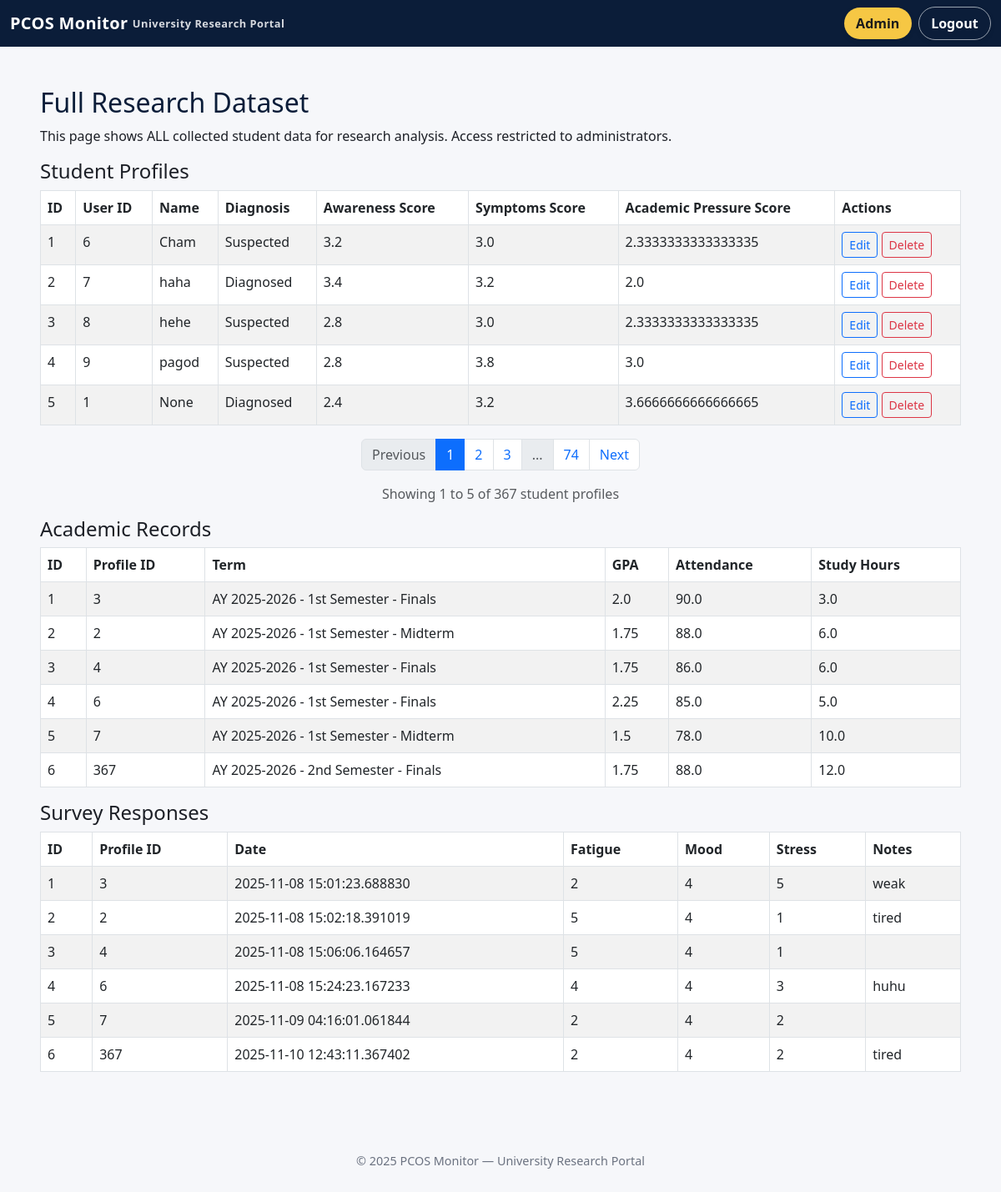
Before: /admin/data (signed in) with the older database file.
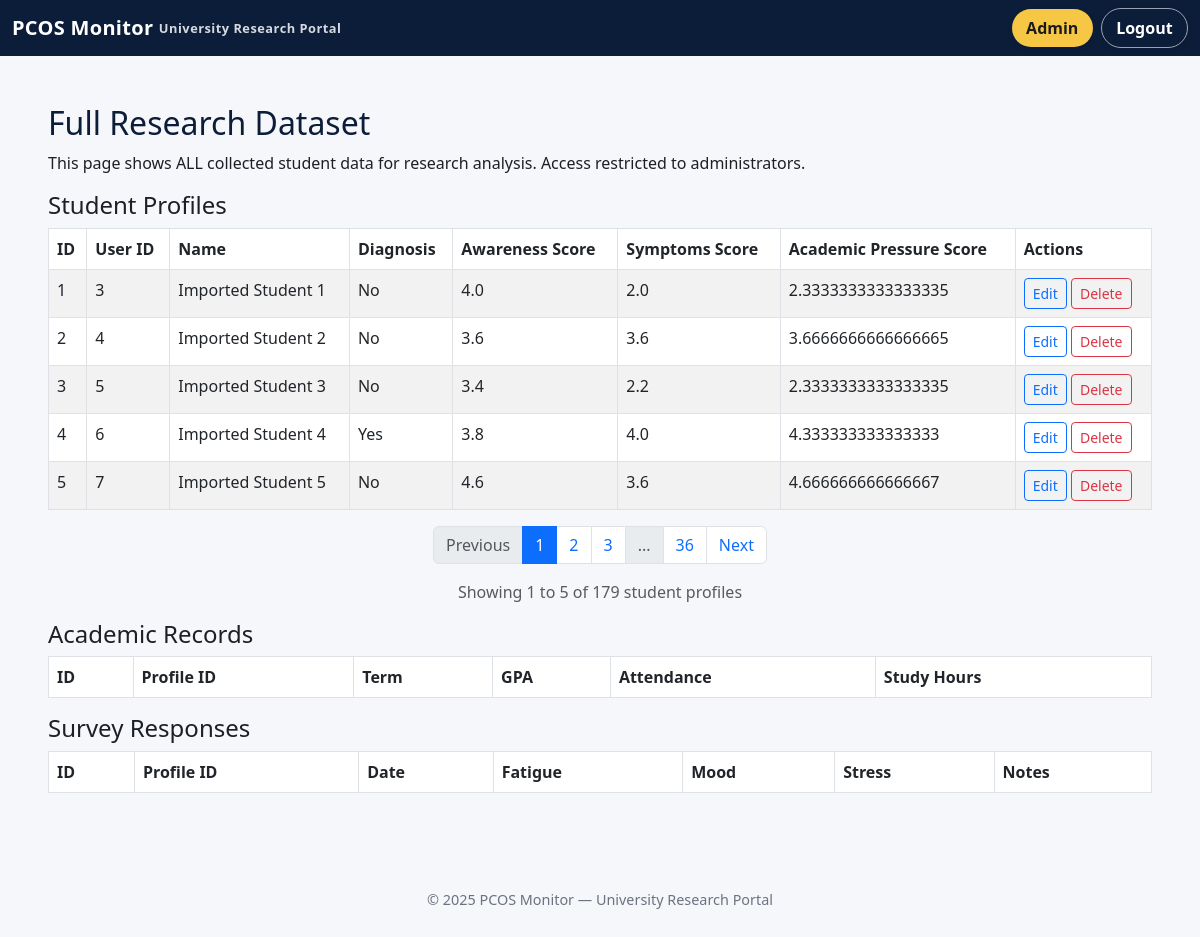
After: the same page with the newer database file.
### app/models.py (models this page shows)
class StudentProfile(db.Model):
    __tablename__ = "student_profiles"
    id = db.Column(db.Integer, primary_key=True)
    user_id = db.Column(db.Integer, db.ForeignKey("users.id"), nullable=False)
    name = db.Column(db.String(120))
    age = db.Column(db.Integer)
    degree_program = db.Column(db.String(120))
    consent = db.Column(db.Boolean, default=False)
    user = db.relationship("User", back_populates="profile")
    academic_records = db.relationship("AcademicRecord", back_populates="profile", cascade="all, delete-orphan")
    survey_responses = db.relationship("SurveyResponse", back_populates="profile", cascade="all, delete-orphan")
    clinical_diagnosis = db.Column(db.String(50))
    pcos_awareness_score = db.Column(db.Float)
    pcos_symptoms_score = db.Column(db.Float)
    academic_pressure_score = db.Column(db.Float)
    awareness_1 = db.Column(db.Integer)  # Familiar with PCOS
    awareness_2 = db.Column(db.Integer)  # Know symptom: Irregular periods
    awareness_3 = db.Column(db.Integer)  # Know symptom: Acne
    awareness_4 = db.Column(db.Integer)  # Know symptom: Weight fluctuations
    awareness_5 = db.Column(db.Integer)  # Know symptom: Excessive hair growth
    awareness_6 = db.Column(db.Integer)  # PCOS affects physical & mental health
    awareness_7 = db.Column(db.Integer)  # Aware of treatments/management
    awareness_8 = db.Column(db.Integer)  # PCOS can affect academic performance
    academic_1 = db.Column(db.Integer)  # Feel academic pressure from workloads
    academic_2 = db.Column(db.Integer)  # Academic environment stress affects health
    academic_3 = db.Column(db.Integer)  # Academic performance influenced by health
    symptoms_1 = db.Column(db.Integer)  # Experience symptoms affecting academic work
    symptoms_2 = db.Column(db.Integer)  # Feel anxious about health affecting studies
    symptoms_3 = db.Column(db.Integer)  # Miss deadlines/classes due to health
    symptoms_4 = db.Column(db.Integer)  # Feel unsupported balancing health & academics
    symptoms_5 = db.Column(db.Integer)  # Fatigue/sleep affects concentration
    symptoms_6 = db.Column(db.Integer)  # Professors understanding when health affects performance
    fatigue_sleep_item = db.Column(db.Integer)  # Fatigue/irregular sleep patterns

class AcademicRecord(db.Model):
    __tablename__ = "academic_records"
    id = db.Column(db.Integer, primary_key=True)
    profile_id = db.Column(db.Integer, db.ForeignKey("student_profiles.id"), nullable=False)
    term = db.Column(db.String(50))
    gpa = db.Column(db.Float)
    attendance_percent = db.Column(db.Float)
    study_hours_per_week = db.Column(db.Float)
    created_at = db.Column(db.DateTime, default=datetime.utcnow)
    profile = db.relationship("StudentProfile", back_populates="academic_records")

class SurveyResponse(db.Model):
    __tablename__ = "survey_responses"
    id = db.Column(db.Integer, primary_key=True)
    profile_id = db.Column(db.Integer, db.ForeignKey("student_profiles.id"), nullable=False)
    date = db.Column(db.DateTime, default=datetime.utcnow)
    fatigue = db.Column(db.Integer)
    irregular_menstruation = db.Column(db.Boolean)
    mood_swings = db.Column(db.Integer)
    acne = db.Column(db.Boolean)
    sleep_quality = db.Column(db.Integer)
    perceived_academic_stress = db.Column(db.Integer)
    notes = db.Column(db.Text)
    profile = db.relationship("StudentProfile", back_populates="survey_responses")

### app/admin.py (the view)
@admin_bp.route("/data")
@login_required
def view_data():
    if not current_user.is_admin:
        return "Access denied", 403
    from .models import StudentProfile, AcademicRecord, SurveyResponse
    page = request.args.get('page', 1, type=int)
    per_page = 5
    profiles_pagination = StudentProfile.query.paginate(page=page, per_page=per_page, error_out=False)
    profiles = profiles_pagination.items
    academic = AcademicRecord.query.all()
    surveys = SurveyResponse.query.all()
    return render_template("admin_data.html", profiles=profiles, academic=academic, surveys=surveys, pagination=profiles_pagination)

### app/main.py (called while the page is built)
def require_baseline():
    if request.endpoint in ["main.index", "main.profile_setup"]:
        return
    if current_user.is_authenticated and not current_user.is_admin:
        profile = current_user.profile
        if profile and profile.awareness_1 is None:
            return redirect(url_for("main.profile_setup"))

@main_bp.before_app_request
def before_request_func():
    return require_baseline()

### app/models.py (called while the page is built)
@login_manager.user_loader
def load_user(user_id):
    return User.query.get(int(user_id))

### app/templates/admin_data.html
{% extends "base.html" %}
{% block content %}
<h2>Full Research Dataset</h2>
<p>This page shows ALL collected student data for research analysis. Access restricted to administrators.</p>
<h4>Student Profiles</h4>
<table class="table table-bordered table-striped">
  <thead>
    <tr>
      <th>ID</th>
      <th>User ID</th>
      <th>Name</th>
      <th>Diagnosis</th>
      <th>Awareness Score</th>
      <th>Symptoms Score</th>
      <th>Academic Pressure Score</th>
      <th>Actions</th>
    </tr>
  </thead>
  <tbody>
    {% for p in profiles %}
    <tr>
      <td>{{ p.id }}</td>
      <td>{{ p.user_id }}</td>
      <td>{{ p.name }}</td>
      <td>{{ p.clinical_diagnosis }}</td>
      <td>{{ p.pcos_awareness_score }}</td>
      <td>{{ p.pcos_symptoms_score }}</td>
      <td>{{ p.academic_pressure_score }}</td>
      <td>
        <a class="btn btn-sm btn-outline-primary" href="{{ url_for('admin.edit_profile', profile_id=p.id) }}">Edit</a>
        <form action="{{ url_for('admin.delete_profile', profile_id=p.id) }}" method="POST" style="display: inline;" onsubmit="return confirm('Are you sure you want to delete this student profile? This will also delete all associated academic records and survey responses. This action cannot be undone.');">
          <button type="submit" class="btn btn-sm btn-outline-danger">Delete</button>
        </form>
      </td>
    </tr>
    {% endfor %}
  </tbody>
</table>
<nav aria-label="Student profiles pagination">
  <ul class="pagination justify-content-center">
    {% if pagination.has_prev %}
    <li class="page-item">
      <a class="page-link" href="{{ url_for('admin.view_data', page=pagination.prev_num) }}">Previous</a>
    </li>
    {% else %}
    <li class="page-item disabled">
      <span class="page-link">Previous</span>
    </li>
    {% endif %}
    {% for page_num in pagination.iter_pages(left_edge=1, right_edge=1, left_current=1, right_current=2) %}
      {% if page_num %}
        {% if page_num == pagination.page %}
        <li class="page-item active">
          <span class="page-link">{{ page_num }}</span>
        </li>
        {% else %}
        <li class="page-item">
          <a class="page-link" href="{{ url_for('admin.view_data', page=page_num) }}">{{ page_num }}</a>
        </li>
        {% endif %}
      {% else %}
        <li class="page-item disabled">
          <span class="page-link">...</span>
        </li>
      {% endif %}
    {% endfor %}
    {% if pagination.has_next %}
    <li class="page-item">
      <a class="page-link" href="{{ url_for('admin.view_data', page=pagination.next_num) }}">Next</a>
    </li>
    {% else %}
    <li class="page-item disabled">
      <span class="page-link">Next</span>
    </li>
    {% endif %}
  </ul>
</nav>
<p class="text-center text-muted">
  Showing {{ (pagination.page - 1) * pagination.per_page + 1 }} to
  {{ [pagination.page * pagination.per_page, pagination.total] | min }} of
  {{ pagination.total }} student profiles
</p>
<h4>Academic Records</h4>
<table class="table table-bordered table-striped">
  <thead><tr><th>ID</th><th>Profile ID</th><th>Term</th><th>GPA</th><th>Attendance</th><th>Study Hours</th></tr></thead>
  <tbody>
    {% for a in academic %}
    <tr>
      <td>{{ a.id }}</td>
      <td>{{ a.profile_id }}</td>
      <td>{{ a.term }}</td>
      <td>{{ a.gpa }}</td>
      <td>{{ a.attendance_percent }}</td>
      <td>{{ a.study_hours_per_week }}</td>
    </tr>
    {% endfor %}
  </tbody>
</table>
<h4>Survey Responses</h4>
<table class="table table-bordered table-striped">
  <thead><tr><th>ID</th><th>Profile ID</th><th>Date</th><th>Fatigue</th><th>Mood</th><th>Stress</th><th>Notes</th></tr></thead>
  <tbody>
    {% for s in surveys %}
    <tr>
      <td>{{ s.id }}</td>
      <td>{{ s.profile_id }}</td>
      <td>{{ s.date }}</td>
      <td>{{ s.fatigue }}</td>
      <td>{{ s.mood_swings }}</td>
      <td>{{ s.perceived_academic_stress }}</td>
      <td>{{ s.notes }}</td>
    </tr>
    {% endfor %}
  </tbody>
</table>
{% endblock %}

Changed rows visible on the page:
removed AcademicRecord: id "1", profile_id "3", term "AY 2025-2026 - 1st Semester - Finals", gpa "2.0", attendance_percent "90.0", study_hours_per_week "3.0"
removed AcademicRecord: id "2", profile_id "2", term "AY 2025-2026 - 1st Semester - Midterm", gpa "1.75", attendance_percent "88.0", study_hours_per_week "6.0"
removed AcademicRecord: id "3", profile_id "4", term "AY 2025-2026 - 1st Semester - Finals", gpa "1.75", attendance_percent "86.0", study_hours_per_week "6.0"
removed AcademicRecord: id "4", profile_id "6", term "AY 2025-2026 - 1st Semester - Finals", gpa "2.25", attendance_percent "85.0", study_hours_per_week "5.0"
removed AcademicRecord: id "5", profile_id "7", term "AY 2025-2026 - 1st Semester - Midterm", gpa "1.5", attendance_percent "78.0", study_hours_per_week "10.0"
removed AcademicRecord: id "6", profile_id "367", term "AY 2025-2026 - 2nd Semester - Finals", gpa "1.75", attendance_percent "88.0", study_hours_per_week "12.0"
removed SurveyResponse: id "1", profile_id "3", date "2025-11-08 15:01:23.688830", fatigue "2", mood_swings "4", perceived_academic_stress "5", notes "weak"
removed SurveyResponse: id "2", profile_id "2", date "2025-11-08 15:02:18.391019", fatigue "5", mood_swings "4", perceived_academic_stress "1", notes "tired"
removed SurveyResponse: id "3", profile_id "4", date "2025-11-08 15:06:06.164657", fatigue "5", mood_swings "4", perceived_academic_stress "1"
removed SurveyResponse: id "4", profile_id "6", date "2025-11-08 15:24:23.167233", fatigue "4", mood_swings "4", perceived_academic_stress "3", notes "huhu"
removed SurveyResponse: id "5", profile_id "7", date "2025-11-09 04:16:01.061844", fatigue "2", mood_swings "4", perceived_academic_stress "2"
removed SurveyResponse: id "6", profile_id "367", date "2025-11-10 12:43:11.367402", fatigue "2", mood_swings "4", perceived_academic_stress "2", notes "tired"
changed StudentProfile id 1: user_id "6" → "3"; name "Cham" → "Imported Student 1"; clinical_diagnosis "Suspected" → "No"; pcos_awareness_score "3.2" → "4.0"; pcos_symptoms_score "3.0" → "2.0"
changed StudentProfile id 2: user_id "7" → "4"; name "haha" → "Imported Student 2"; clinical_diagnosis "Diagnosed" → "No"; pcos_awareness_score "3.4" → "3.6"; pcos_symptoms_score "3.2" → "3.6"; academic_pressure_score "2.0" → "3.6666666666666665"
changed StudentProfile id 3: user_id "8" → "5"; name "hehe" → "Imported Student 3"; clinical_diagnosis "Suspected" → "No"; pcos_awareness_score "2.8" → "3.4"; pcos_symptoms_score "3.0" → "2.2"
changed StudentProfile id 4: user_id "9" → "6"; name "pagod" → "Imported Student 4"; clinical_diagnosis "Suspected" → "Yes"; pcos_awareness_score "2.8" → "3.8"; pcos_symptoms_score "3.8" → "4.0"; academic_pressure_score "3.0" → "4.333333333333333"
changed StudentProfile id 5: user_id "1" → "7"; name "None" → "Imported Student 5"; clinical_diagnosis "Diagnosed" → "No"; pcos_awareness_score "2.4" → "4.6"; pcos_symptoms_score "3.2" → "3.6"; academic_pressure_score "3.6666666666666665" → "4.666666666666667"
Other visible differences:
{{ pagination.total }}: "367" → "179"
new list line: "36"
list line gone: "74"
